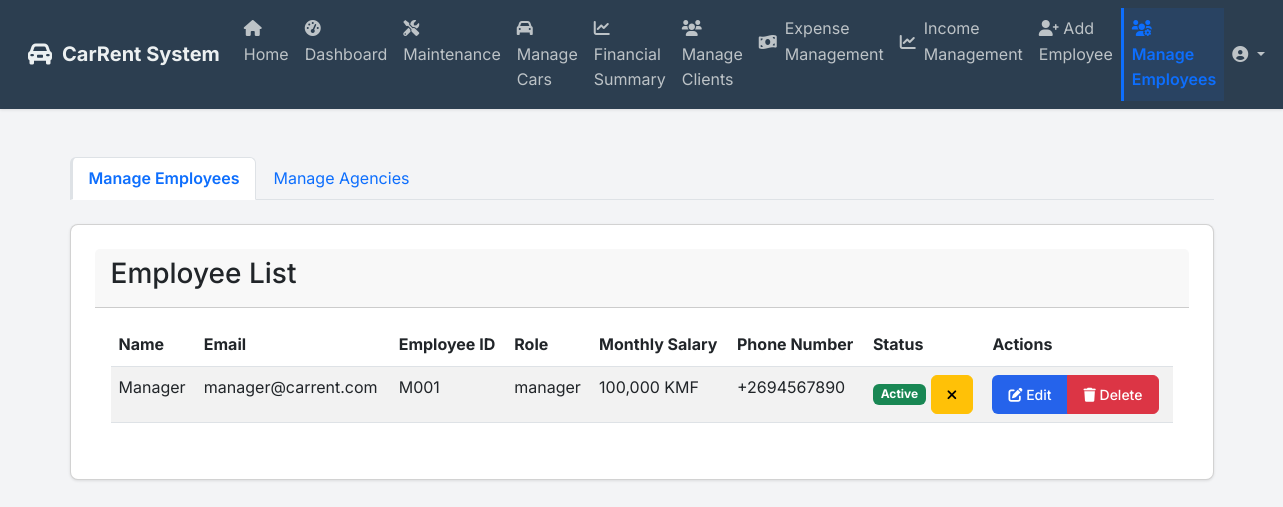
/manage_employees (signed in), run on an earlier commit of the app's database.
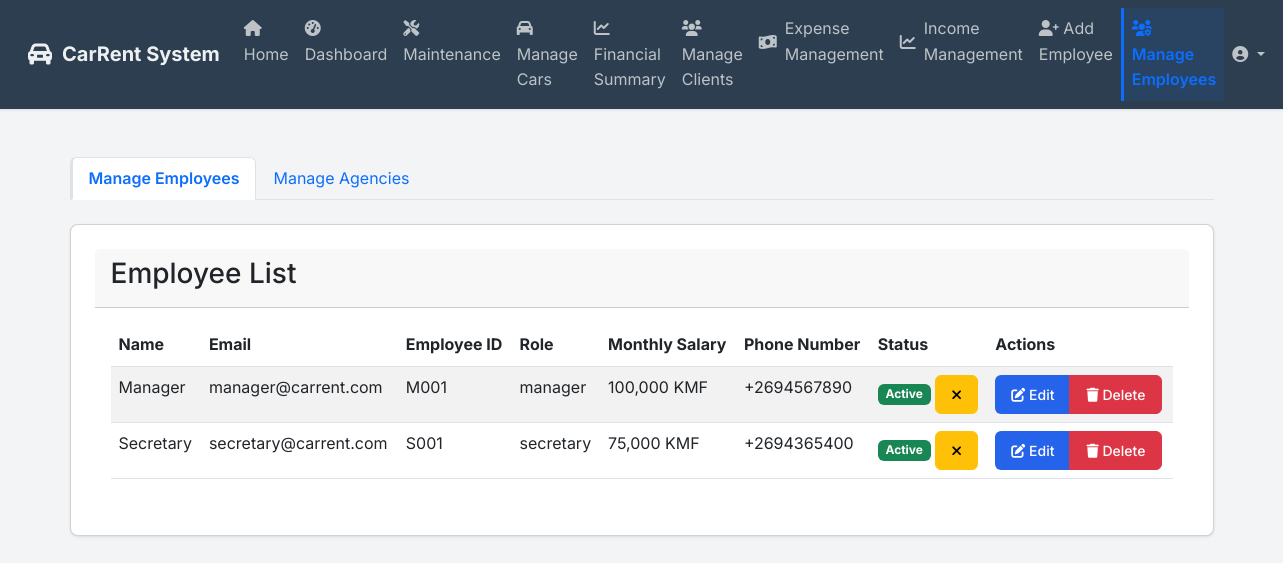
And on a later commit of the database.
### app/models.py (models this page shows)
class User(db.Model, UserMixin):
    id = db.Column(db.Integer, primary_key=True)
    email = db.Column(db.String(255), nullable=False)
    password = db.Column(db.String(255), nullable=False)
    name = db.Column(db.String(255), nullable=False)
    employee_id = db.Column(db.String(100), unique=True, nullable=False)
    is_admin = db.Column(db.Boolean, default=False)
    role = db.Column(db.String(50), nullable=False, default='employee')  # 'admin', 'manager', 'secretary'
    salary = db.Column(db.Float, nullable=True, default=0.0)  # Employee salary
    phone_number = db.Column(db.String(50), nullable=True)  # Employee phone number
    is_active = db.Column(db.Boolean, default=True)  # New column for active/inactive status
    bookings_created = db.relationship('Booking', backref='employee', lazy=True)
    user_expenses = db.relationship('Expense', backref='user', lazy=True)
    user_incomes = db.relationship('Income', backref='user_income', lazy=True)

### app/routes.py (the view, shortened to what this page needs)
@main.route('/manage_employees', methods=['GET', 'POST'])
@login_required
def manage_employees():
    if not (current_user.is_admin or current_user.role == 'manager'):
        flash('Access denied. Only administrators and managers can manage employees.', 'danger')
        return redirect(url_for('main.dashboard'))
    employees = User.query.filter(
        (User.is_admin == False) & (User.role != 'agency')
    ).all()
    agencies = User.query.filter_by(role='agency').all()
    assigned_car_ids = db.session.query(AgencyVisibleCar.car_id).distinct().all()
    assigned_car_ids = [car_id[0] for car_id in assigned_car_ids]
    cars = Car.query.filter(~Car.id.in_(assigned_car_ids)).all()
    return render_template('manage_employees.html',
                           employees=employees,
                           agencies=agencies,
                           cars=cars)

### app/templates/manage_employees.html (shortened to what the changed rows need)
{% extends "base.html" %}
{% block content %}
<div class="container-fluid mt-5">
    <div class="row">
        <div class="col-md-12">
            <div class="tab-content">
                <div class="tab-pane fade show active" id="employees">
                    <div class="card">
                        <div class="card-body">
                            <table class="table table-striped table-hover">
                                <thead>
                                    <tr>
                                        <th>Name</th>
                                        <th>Email</th>
                                        <th>Employee ID</th>
                                        <th>Role</th>
                                        <th>Monthly Salary</th>
                                        <th>Phone Number</th>
                                        <th>Status</th>
                                        <th>Actions</th>
                                    </tr>
                                </thead>
                                <tbody>
                                    {% for employee in employees %}
                                        {% if not employee.is_admin and employee.role != 'agency' %}
                                        <tr data-employee-id="{{ employee.id }}">
                                            <td>{{ employee.name }}</td>
                                            <td>{{ employee.email }}</td>
                                            <td>{{ employee.employee_id }}</td>
                                            <td>{{ employee.role }}</td>
                                            <td>{{ "{:,.0f} KMF".format(employee.salary) }}</td>
                                            <td>{{ employee.phone_number or 'N/A' }}</td>
                                            <td>
                                                {% if employee.is_active %}
                                                    <span class="badge bg-success employee-status-badge">Active</span>
                                                {% else %}
                                                    <span class="badge bg-danger employee-status-badge">Inactive</span>
                                                {% endif %}
                                                <button class="btn btn-sm btn-toggle-status {% if employee.is_active %}btn-warning{% else %}btn-success{% endif %}"
                                                        data-user-id="{{ employee.id }}"
                                                        title="{% if employee.is_active %}Deactivate{% else %}Activate{% endif %} User">
                                                    <i class="fas {% if employee.is_active %}fa-times{% else %}fa-check{% endif %}"></i>
                                                </button>
                                            </td>
                                            <td>
                                                <div class="btn-group" role="group">
                                                    <button class="btn btn-sm btn-primary edit-employee"
                                                            data-id="{{ employee.id }}"
                                                            data-name="{{ employee.name }}"
                                                            data-email="{{ employee.email }}"
                                                            data-edit_role="{{ employee.role }}"
                                                            data-salary="{{ employee.salary }}"
                                                            data-phone-number="{{ employee.phone_number or '' }}"
                                                            data-employee-id="{{ employee.employee_id }}">
                                                        <i class="fas fa-edit"></i> Edit
                                                    </button>
                                                    <button class="btn btn-sm btn-danger delete-employee" data-id="{{ employee.id }}">
                                                        <i class="fas fa-trash"></i> Delete
                                                    </button>
                                                </div>
                                            </td>
                                        </tr>
                                        {% endif %}
                                    {% endfor %}
                                </tbody>
                            </table>
                        </div>
                    </div>
                </div>
            </div>
        </div>
    </div>
</div>
{% endblock %}

What changed in the data, as far as the page shows it:
added User: name "Secretary", email "secretary@carrent.com", employee_id "S001", role "secretary", salary "75,000 KMF", phone_number "+2694365400", is_active "Active"
